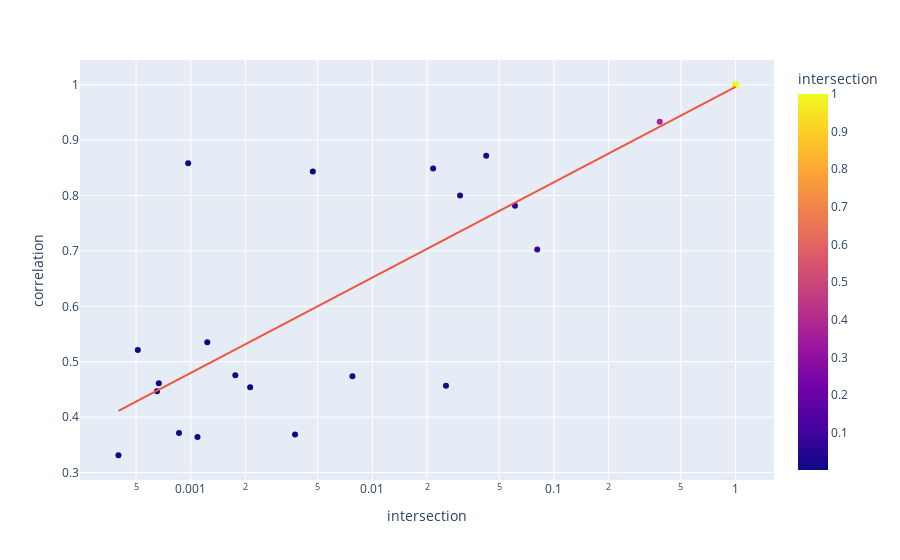

The notebook cell this image was saved under:
### Code cell
px.scatter(overlap_df, x='intersection', y='correlation', hover_data=['field1', 'field2'], log_x=True, trendline='ols', trendline_options=dict(log_x=True), color='intersection')

### Figure 1 — Plotly figure (JSON) as saved in the notebook; plotly's stock layout.template omitted (floating-point values rounded to 4 significant figures)
{"data": [{"customdata": [["artificial_intelligence", "artificial_intelligence"], ["artificial_intelligence", "computational_biology"], ["artificial_intelligence", "genetics"], ["artificial_intelligence", "microbiology"], ["artificial_intelligence", "medical_informatics"], ["synthetic_biology", "synthetic_biology"], ["synthetic_biology", "computational_biology"], ["synthetic_biology", "genetics"], ["synthetic_biology", "microbiology"], ["public_health_informatics", "public_health_informatics"], ["computational_biology", "computational_biology"], ["computational_biology", "genetics"], ["computational_biology", "ecology"], ["computational_biology", "microbiology"], ["computational_biology", "medical_informatics"], ["zoology", "zoology"], ["developmental_biology", "developmental_biology"], ["developmental_biology", "genetics"], ["exobiology", "exobiology"], ["latent_class_analysis", "latent_class_analysis"], ["radiobiology", "radiobiology"], ["radiobiology", "medical_informatics"], ["genetics", "genetics"], ["genetics", "ecology"], ["genetics", "microbiology"], ["genetics", "medical_informatics"], ["neurobiology", "neurobiology"], ["parasitology", "parasitology"], ["botany", "botany"], ["photobiology", "photobiology"], ["laboratory_animal_science", "laboratory_animal_science"], ["cell_biology", "cell_biology"], ["ecology", "ecology"], ["ecology", "microbiology"], ["ecology", "medical_informatics"], ["microbiology", "microbiology"], ["microbiology", "medical_informatics"], ["medical_informatics", "medical_informatics"], ["medical_informatics", "nursing_informatics"], ["nursing_informatics", "nursing_informatics"]], "hovertemplate": "intersection=%{marker.color}<br>correlation=%{y}<br>field1=%{customdata[0]}<br>field2=%{customdata[1]}<extra></extra>", "legendgroup": "", "marker": {"color": [1, 0.03041, 0.02544, 0.0008618, 0.08091, 1, 0.00176, 0.000652, 0.0009681, 1, 1, 0.3823, 0.002125, 0.004703, 0.06102, 1, 1, 0.0006673, 1, 1, 1, 0.0003999, 1, 0.003754, 0.02162, 0.04237, 1, 1, 1, 1, 1, 1, 1, 0.007768, 0.001234, 1, 0.00109, 1, 0.0005114, 1], "coloraxis": "coloraxis", "symbol": "circle"}, "mode": "markers", "name": "", "orientation": "v", "showlegend": false, "type": "scatter", "x": [1, 0.03041, 0.02544, 0.0008618, 0.08091, 1, 0.00176, 0.000652, 0.0009681, 1, 1, 0.3823, 0.002125, 0.004703, 0.06102, 1, 1, 0.0006673, 1, 1, 1, 0.0003999, 1, 0.003754, 0.02162, 0.04237, 1, 1, 1, 1, 1, 1, 1, 0.007768, 0.001234, 1, 0.00109, 1, 0.0005114, 1], "xaxis": "x", "y": [1.0, 0.8001, 0.4565, 0.371, 0.7028, 1.0, 0.4756, 0.4466, 0.8582, 1, 1.0, 0.9331, 0.4537, 0.8436, 0.7814, 1, 1, 0.461, 1, 1.0, 1, 0.3311, 1, 0.3688, 0.849, 0.8719, 1, 1, 1.0, 1, 1.0, 1, 1, 0.4738, 0.5351, 1, 0.364, 1, 0.5213, 1], "yaxis": "y"}, {"hovertemplate": "<b>OLS trendline</b><br>correlation = 0.172223 * log10(intersection) + 0.996232<br>R<sup>2</sup>=0.819310<br><br>intersection=%{x}<br>correlation=%{y} <b>(trend)</b><extra></extra>", "legendgroup": "", "marker": {"symbol": "circle"}, "mode": "lines", "name": "", "showlegend": false, "type": "scatter", "x": [0.0003999, 0.0005114, 0.000652, 0.0006673, 0.0008618, 0.0009681, 0.00109, 0.001234, 0.00176, 0.002125, 0.003754, 0.004703, 0.007768, 0.02162, 0.02544, 0.03041, 0.04237, 0.06102, 0.08091, 0.3823, 1, 1, 1, 1, 1, 1, 1, 1, 1, 1, 1, 1, 1, 1, 1, 1, 1, 1, 1, 1], "xaxis": "x", "y": [0.411, 0.4294, 0.4476, 0.4493, 0.4684, 0.4771, 0.486, 0.4953, 0.5218, 0.5359, 0.5785, 0.5954, 0.6329, 0.7095, 0.7216, 0.735, 0.7598, 0.7871, 0.8082, 0.9243, 0.9962, 0.9962, 0.9962, 0.9962, 0.9962, 0.9962, 0.9962, 0.9962, 0.9962, 0.9962, 0.9962, 0.9962, 0.9962, 0.9962, 0.9962, 0.9962, 0.9962, 0.9962, 0.9962, 0.9962], "yaxis": "y"}], "layout": {"coloraxis": {"colorbar": {"title": {"text": "intersection"}}, "colorscale": [[0, "#0d0887"], [0.1111, "#46039f"], [0.2222, "#7201a8"], [0.3333, "#9c179e"], [0.4444, "#bd3786"], [0.5556, "#d8576b"], [0.6667, "#ed7953"], [0.7778, "#fb9f3a"], [0.8889, "#fdca26"], [1, "#f0f921"]]}, "legend": {"tracegroupgap": 0}, "margin": {"t": 60}, "xaxis": {"anchor": "y", "domain": [0, 1], "title": {"text": "intersection"}, "type": "log"}, "yaxis": {"anchor": "x", "domain": [0, 1], "title": {"text": "correlation"}}}}
